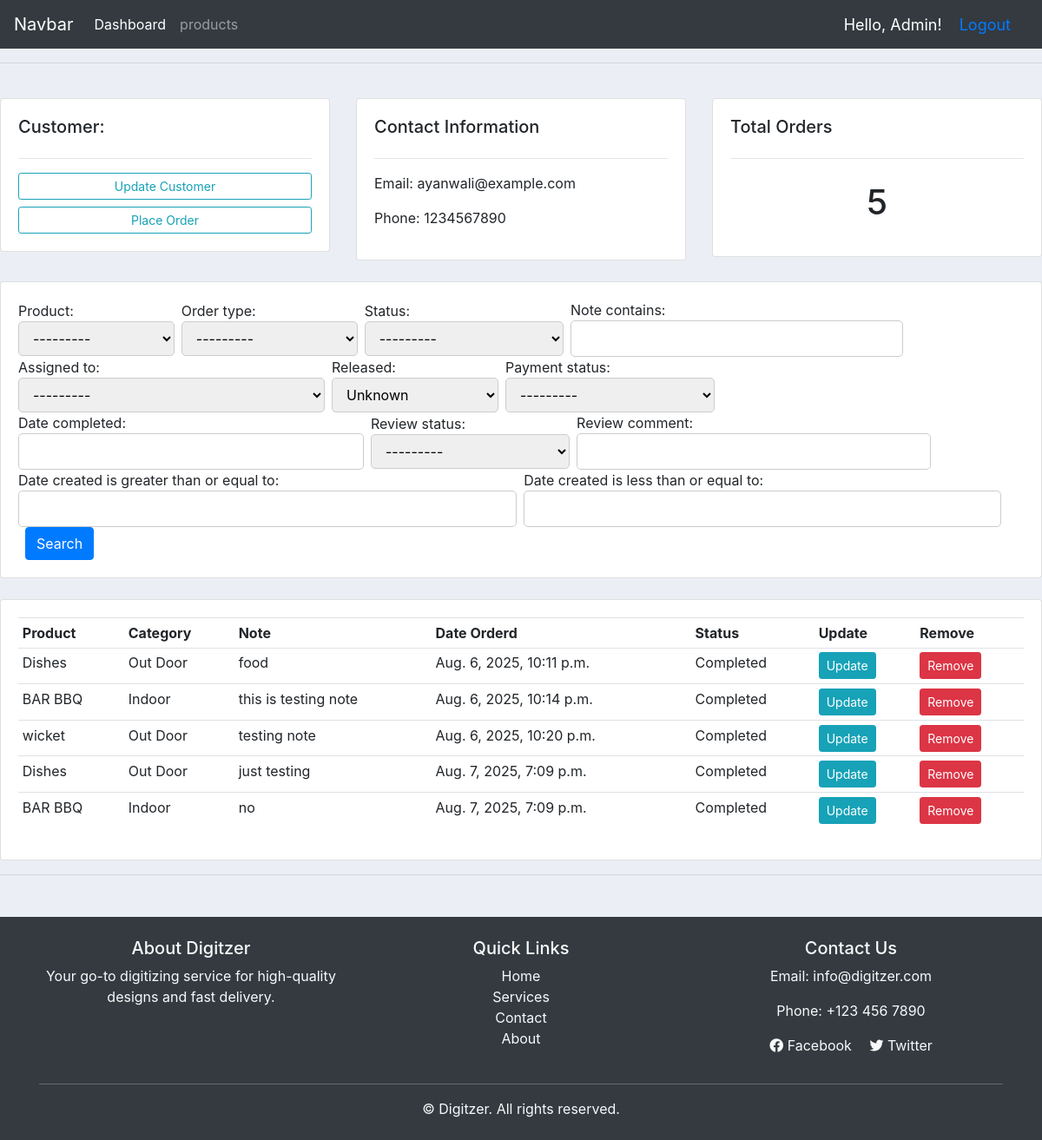
Before: /customer/11/ (signed in) with the older database file.
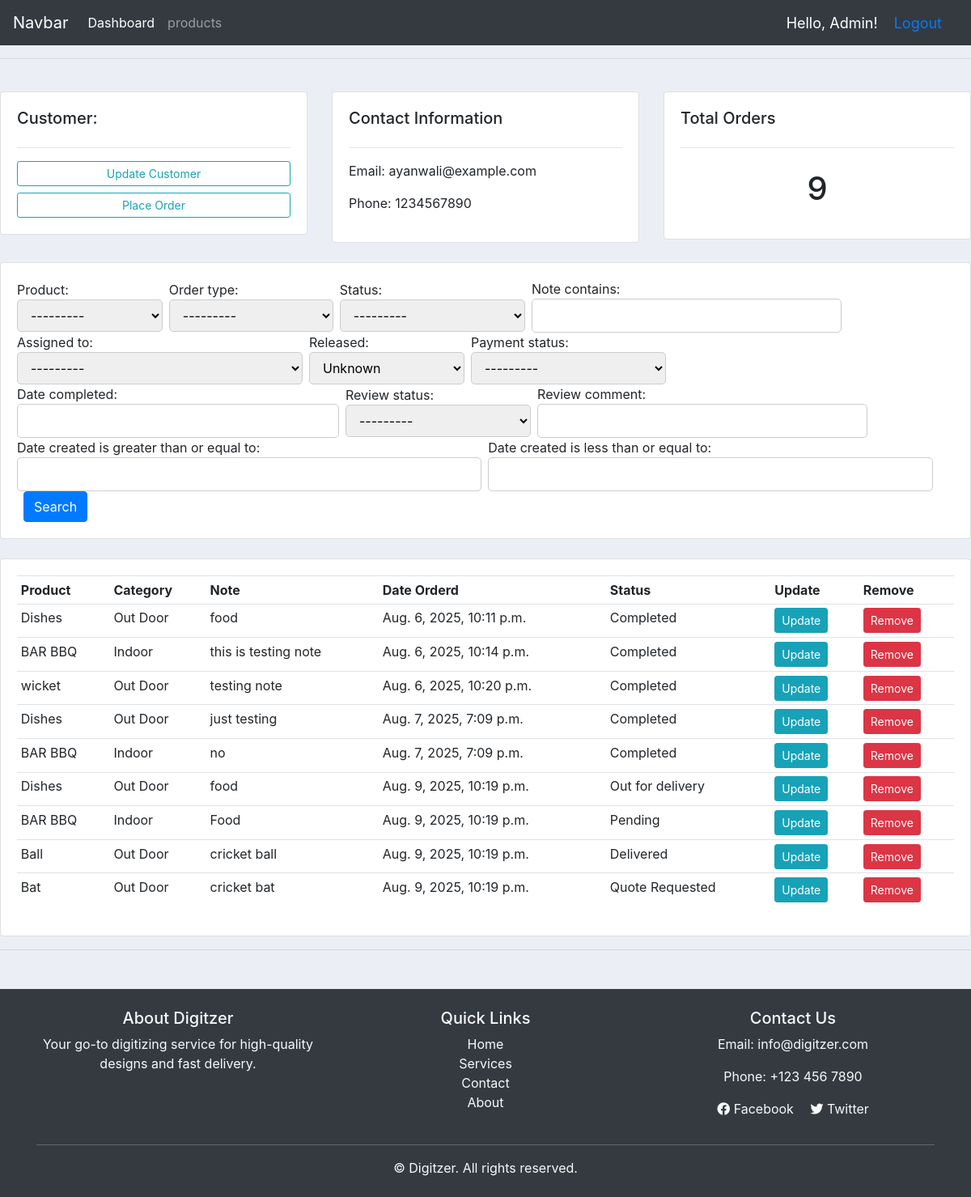
After: the same page with the newer database file.
### accounts/models.py (models this page shows, shortened)
class Order(models.Model):
    STATUS = (
        ('Pending', 'Pending'),
        ('Out for delivery', 'Out for delivery'),
        ('Delivered', 'Delivered'),
        ('Quote Requested', 'Quote Requested'),
        ('Active', 'Active'),
        ('Completed', 'Completed'),
        ('Released', 'Released'),
    )
    ORDER_TYPE = (
        ('Digitizing', 'Digitizing'),
        ('Vector', 'Vector'),
        ('Patch', 'Patch'),
        ('Quote', 'Quote'),
    )
    PAYMENT_STATUS = (
        ('Pending', 'Pending'),
        ('Paid', 'Paid'),
        ('Refunded', 'Refunded'),
    )
    REVIEW_STATUS = (
    ('Pending', 'Pending'),
    ('Approved', 'Approved'),
    ('Rejected', 'Rejected'),
)
    customer = models.ForeignKey(Customer, null=True, on_delete=models.SET_NULL)
    product = models.ForeignKey(Product, null=True, on_delete=models.SET_NULL)
    order_type = models.CharField(max_length=50, choices=ORDER_TYPE, null=True, blank=True)
    date_created = models.DateTimeField(auto_now_add=True, null=True)
    status = models.CharField(max_length=200, null=True, choices=STATUS)
    note = models.CharField(max_length=1000, null=True, blank=True)
    design_file = models.FileField(upload_to='designs/', null=True, blank=True)
    invoice_file = models.FileField(upload_to='invoices/', null=True, blank=True)
    assigned_to = models.ForeignKey('SalesRepresentative', on_delete=models.SET_NULL, null=True, blank=True)
    released = models.BooleanField(default=False)  # For release_projects
    payment_status = models.CharField(max_length=20, choices=PAYMENT_STATUS, default='Pending')  # For follow-up payments
    date_completed = models.DateTimeField(null=True, blank=True)  # Optional: track completion time
    review_status = models.CharField(max_length=20, choices=REVIEW_STATUS, default='Pending')
    review_comment = models.TextField(blank=True, null=True)

class Product(models.Model):
    CATEGORY = (
        ('Indoor', 'Indoor'),
        ('Out Door', 'Out Door'),
    )
    name = models.CharField(max_length=200)
    price = models.FloatField(null=True)
    category = models.CharField(max_length=200, null=True, choices=CATEGORY)
    description = models.CharField(max_length=200)
    date_created = models.DateTimeField(auto_now_add=True, null=True)
    tags = models.ManyToManyField(Tag)
    def __str__(self):
        return self.name

### accounts/decorators.py (the view)
        def wrapper_func(request, *args, **kwargs):
            group = None
            if request.user.groups.exists():
                group = request.user.groups.all()[0].name
            if group in allowed_roles:
                return view_func(request, *args, **kwargs)
            else:
                return HttpResponse("You are not authorized to view this page.")

### accounts/models.py (called while the page is built)
    def __str__(self):
        return self.user.username

### accounts/views.py (called while the page is built)
@login_required(login_url='login')
@allowed_users(allowed_roles=['admin'])
def customer(request, pk):
    customer = Customer.objects.get(id=pk)
    orders = customer.order_set.all()
    order_counter = orders.count()
    myFilter = OrderFilter(request.GET, queryset=orders)
    orders = myFilter.qs  # Apply the filter to the queryset
    context ={
        'customer': customer,
        'orders' : orders,
        'order_counter': order_counter,
        'myFilter': myFilter
    }
    return render(request, 'accounts/customer.html', context=context)

### templates/accounts/customer.html (shortened to what this page needs)
{% extends 'accounts/main.html' %}
    {% block content %}
    <br>
    <div class="row">
        <div class="col-md">
            <div class="card card-body">
                <h5>Customer:</h5>
                <hr>
                <a class="btn btn-outline-info btn-sm btn-block" href="{% url 'update_customer' customer.id %}">Update Customer</a>
                <a class="btn btn-outline-info btn-sm btn-block" href="{% url 'create_order' customer.id 'design' %}">Place Order</a>
            </div>
        </div>
        <div class="col-md">
            <div class="card card-body">
                <h5>Contact Information</h5>
                <hr>
                <p>Email: {{customer.email}} </p>
                <p>Phone: {{customer.phone}}</p>
            </div>
        </div>
        <div class="col-md">
            <div class="card card-body">
                <h5>Total Orders</h5>
                <hr>
                <h1 style="text-align: center; padding: 10px;">{{order_counter}}</h1>
            </div>
        </div>
    </div>
    <br>
    <div class="row">
        <div class="col">
            <div class="card card-body">
                <form method="get" class="form-inline d-flex align-items-center">
                    {% for field in myFilter.form %}
                        <div class="form-group mr-2">
                            {{ field.label_tag }}
                            {{ field }}
                        </div>
                    {% endfor %}
                    <button class="btn btn-primary ml-2" type="submit">Search</button>
                </form>
            </div>
        </div>
    </div>
    <br>
    <div class="row">
        <div class="col-md">
            <div class="card card-body">
                <table class="table table-sm">
                    <tr>
                        <th>Product</th>
                        <th>Category</th>
                        <th>Note</th>
                        <th>Date Orderd</th>
                        <th>Status</th>
                        <th>Update</th>
                        <th>Remove</th>
                    </tr>
                    {% for order in orders %}
                    <tr>
                        <td>{{order.product}}</td>
                        <td>{{order.product.category}}</td>
                        <td class="form-group mr-2">{{order.note}}</td>
                        <td>{{order.date_created}}</td>
                        <td>{{order.status}}</td>
                        <td><a class="btn btn-sm btn-info" href="{% url 'update_order' order.id %}">Update</a></td>
                        <td><a class="btn btn-sm btn-danger" href="{% url 'delete_order' order.id %}">Remove</a></td>
                    </tr>
                    {% endfor %}
                </table>
            </div>
        </div>
    </div>
    {% endblock %}

Changed rows visible on the page:
added Order: product "Dishes", product.category "Out Door", note "food", date_created "Aug. 9, 2025, 10:19 p.m.", status "Out for delivery"
added Order: product "BAR BBQ", product.category "Indoor", note "Food", date_created "Aug. 9, 2025, 10:19 p.m.", status "Pending"
added Order: product "Ball", product.category "Out Door", note "cricket ball", date_created "Aug. 9, 2025, 10:19 p.m.", status "Delivered"
added Order: product "Bat", product.category "Out Door", note "cricket bat", date_created "Aug. 9, 2025, 10:19 p.m.", status "Quote Requested"
Other visible differences:
{{ order_counter }}: "5" → "9"
